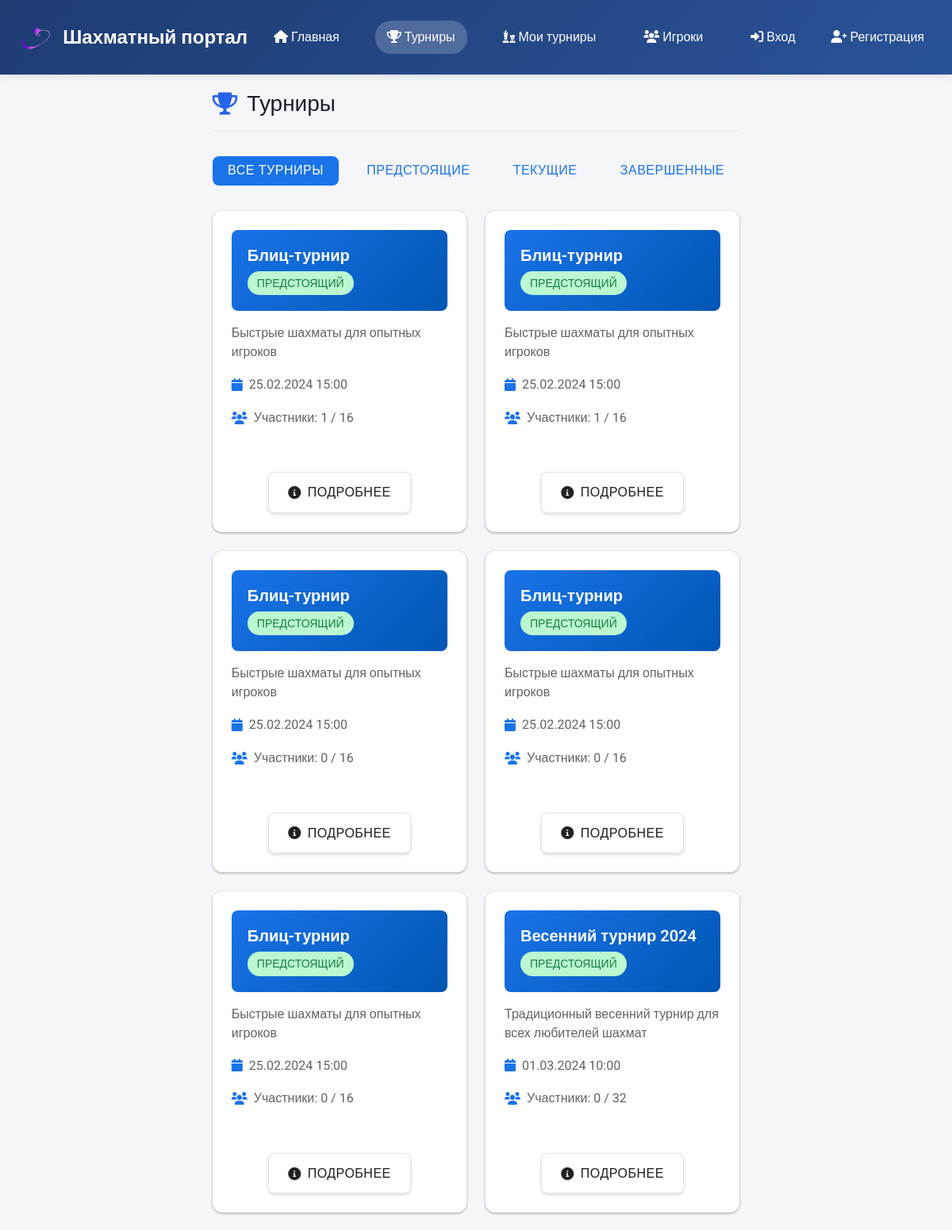
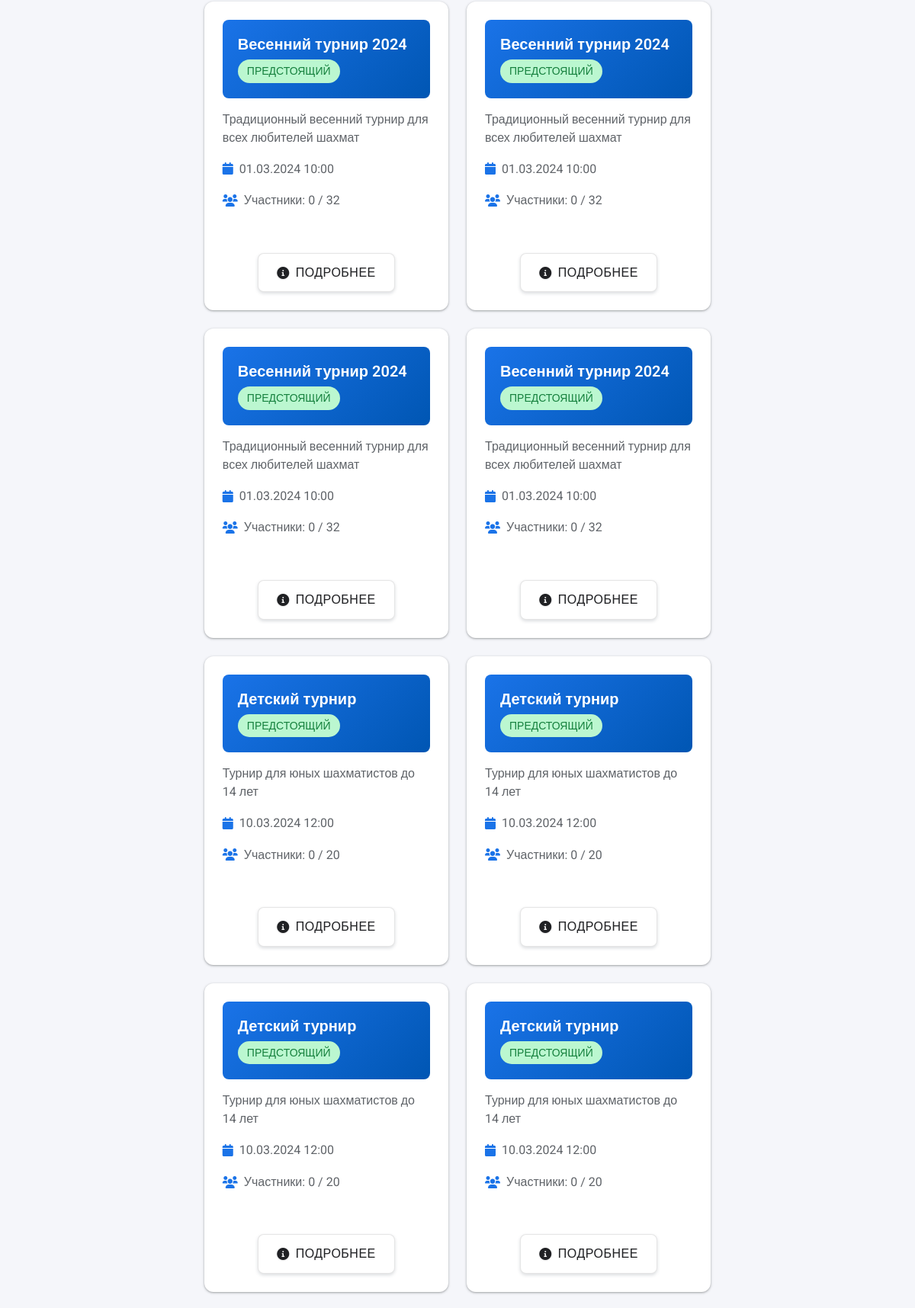
/chess/tournaments.php (upper part), run on the app's committed database (2 pictures, top to bottom).
### tables this page shows
CREATE TABLE `tournaments` (
  `id` int NOT NULL,
  `name` varchar(255) NOT NULL,
  `description` text,
  `start_date` datetime NOT NULL,
  `end_date` datetime NOT NULL,
  `status` enum('upcoming','active','completed') DEFAULT 'upcoming',
  `max_participants` int DEFAULT NULL,
  `type` enum('round_robin','elimination','swiss') NOT NULL DEFAULT 'round_robin',
  `time_control` int NOT NULL DEFAULT '10',
  `current_participants` int DEFAULT '0',
  `created_at` timestamp NULL DEFAULT CURRENT_TIMESTAMP
);

### chess/includes/functions.php (called while the page is built, shortened)
<?php
function formatDateTime($date) {
    return date('d.m.Y H:i', strtotime($date));
}
function getTournamentStatus($status) {
    $statuses = [
        'upcoming' => 'Предстоящий',
        'ongoing' => 'В процессе',
        'completed' => 'Завершен'
    ];
    return $statuses[$status] ?? 'Неизвестно';
}

### chess/tournaments.php (the view, shortened to what this page needs)
<?php
require_once CONFIG_PATH . '/database.php';
require_once INCLUDES_PATH . '/functions.php';
$current_page = 'tournaments';
try {
    $query = "SELECT t.*,
              COUNT(DISTINCT p.user_id) as participants_count,
              (SELECT COUNT(*) FROM tournament_participants WHERE tournament_id = t.id AND user_id = :user_id) as is_participant
              FROM tournaments t
              LEFT JOIN tournament_participants p ON t.id = p.tournament_id
              GROUP BY t.id
              ORDER BY
                CASE t.status
                    WHEN 'upcoming' THEN 1
                    WHEN 'ongoing' THEN 2
                    WHEN 'completed' THEN 3
                END,
                t.start_date ASC";
    $stmt = $pdo->prepare($query);
    $stmt->execute(['user_id' => $_SESSION['user_id'] ?? 0]);
    $tournaments = $stmt->fetchAll(PDO::FETCH_ASSOC);
} catch (PDOException $e) {
    echo "\n";
    $tournaments = [];
}
?>
<!DOCTYPE html>
<html lang="ru">
<head>
    <link rel="stylesheet" href="https://cdnjs.cloudflare.com/ajax/libs/font-awesome/6.0.0/css/all.min.css">
    <link rel="stylesheet" href="css/style.css">
    <link rel="stylesheet" href="css/tournaments.css">
</head>
<body>
    <nav class="main-nav">
        <div class="nav-container">
            <a href="index.php" class="logo">
                <img src="images/logo.png" alt="Шахматный портал">
                <span>Шахматный портал</span>
            </a>
            <div class="nav-menu">
                <a href="index.php" <?php echo $current_page === 'home' ? 'class="active"' : ''; ?>>
                    <i class="fas fa-home"></i> Главная
                </a>
                <a href="tournaments.php" <?php echo $current_page === 'tournaments' ? 'class="active"' : ''; ?>>
                    <i class="fas fa-trophy"></i> Турниры
                </a>
                <a href="my_tournaments.php" <?php echo $current_page === 'my_tournaments' ? 'class = "active"' : ''; ?>">
                     <i class="fas fa-chess"></i> Мои турниры
                </a>
                <a href="players.php" <?php echo $current_page === 'players' ? 'class="active"' : ''; ?>>
                    <i class="fas fa-users"></i> Игроки
                </a>
                <?php if (isset($_SESSION['user_id'])): ?>
                <a href="training.php" <?php echo $current_page === 'training' ? 'class="active"' : ''; ?>>
                    <i class="fas fa-graduation-cap"></i> Обучение
                </a>
                    <a href="dashboard.php" <?php echo $current_page === 'dashboard' ? 'class="active"' : ''; ?>>
                        <i class="fas fa-chess-board"></i> Личный кабинет
                    </a>
                    <a href="logout.php" class="nav-menu-right">
                        <i class="fas fa-sign-out-alt"></i> Выход
                    </a>
                <?php else: ?>
                    <div class="nav-menu-right">
                        <a href="login.php" <?php echo $current_page === 'login' ? 'class="active"' : ''; ?>>
                            <i class="fas fa-sign-in-alt"></i> Вход
                        </a>
                        <a href="register.php" <?php echo $current_page === 'register' ? 'class="active"' : ''; ?>>
                            <i class="fas fa-user-plus"></i> Регистрация
                        </a>
                    </div>
                <?php endif; ?>
            </div>
        </div>
    </nav>
    <main class="container">
        <div class="page-header">
            <h1><i class="fas fa-trophy"></i> Турниры</h1>
        </div>
        <div class="tournaments-filters">
            <button class="btn btn-filter active" data-filter="all">Все турниры</button>
            <button class="btn btn-filter" data-filter="upcoming">Предстоящие</button>
            <button class="btn btn-filter" data-filter="ongoing">Текущие</button>
            <button class="btn btn-filter" data-filter="completed">Завершенные</button>
        </div>
        <?php if (empty($tournaments)): ?>
            <div class="no-tournaments">
                <i class="fas fa-info-circle"></i>
                <p>На данный момент нет доступных турниров.</p>
                <?php if (isset($_SESSION['user_id'])): ?>
                    <p>Вы можете создать новый турнир, нажав кнопку "Создать турнир".</p>
                <?php endif; ?>
            </div>
        <?php else: ?>
            <div class="tournament-grid">
                <?php foreach ($tournaments as $tournament): ?>
                    <div class="tournament-card">
                        <div class="tournament-info">
                            <div class="tournament-header">
                                <h3 class="tournament-name"><?php echo htmlspecialchars($tournament['name']); ?></h3>
                                <div class="tournament-status <?php echo htmlspecialchars($tournament['status']); ?>">
                                    <?php echo getTournamentStatus($tournament['status']); ?>
                                </div>
                            </div>
                            <p class="tournament-description"><?php echo htmlspecialchars($tournament['description']); ?></p>
                            <div class="tournament-meta">
                                <div class="meta-item">
                                    <i class="fas fa-calendar"></i>
                                    <span><?php echo formatDateTime($tournament['start_date']); ?></span>
                                </div>
                                <div class="meta-item">
                                    <i class="fas fa-users"></i>
                                    <span>Участники: <?php echo (int)$tournament['participants_count']; ?> / <?php echo (int)$tournament['max_participants']; ?></span>
                                </div>
                            </div>
                        </div>
                        <div class="tournament-actions">
                            <a href="tournament_details.php?id=<?php echo (int)$tournament['id']; ?>" class="btn btn-secondary">
                                <i class="fas fa-info-circle"></i> Подробнее
                            </a>
                        </div>
                    </div>
                <?php endforeach; ?>
            </div>
        <?php endif; ?>
    </main>
    <?php include INCLUDES_PATH . '/footer.php'; ?>
</body>
</html>

### chess/css/tournaments.css (style rules this page uses)
body { background-color: #f5f6fa; color: #2c3e50; font-family: 'Roboto', sans-serif; }
.container { max-width: 1200px; margin: 0 auto; padding: 20px; }
.main-nav { background: linear-gradient(135deg, #1e3c72 0%, #2a5298 100%); padding: 15px 0; box-shadow: 0 2px 10px rgba(0, 0, 0, 0.1); position: sticky; top: 0; z-index: 1000; }
.nav-container { max-width: 1200px; margin: 0 auto; display: flex; justify-content: space-between; align-items: center; padding: 0 20px; }
.logo { color: white; font-size: 24px; font-weight: 700; text-decoration: none; display: flex; align-items: center; }
.logo img { height: 40px; margin-right: 10px; }
.nav-menu { display: flex; gap: 30px; align-items: center; }
.nav-menu a { color: white; text-decoration: none; font-weight: 500; padding: 8px 15px; border-radius: 20px; transition: all 0.3s ease; }
.nav-menu a.active { background: rgba(255, 255, 255, 0.2); }
.tournament-grid { display: grid; grid-template-columns: repeat(auto-fill, minmax(300px, 1fr)); gap: 1.5rem; margin-top: 2rem; }
.tournament-card { background: var(--background-white); border-radius: 12px; padding: 1.5rem; margin-bottom: 1.5rem; box-shadow: var(--shadow-sm); transition: transform 0.3s ease, box-shadow 0.3s ease; display: flex; flex-direction: column; height: 100%; animation: fadeIn 0.5s ease-out forwards; }
.tournament-info { flex: 1; margin-bottom: 1rem; }
.tournament-header { margin-bottom: 1rem; padding: 1.25rem; background: linear-gradient(135deg, var(--primary-color), #0056b3); color: white; position: relative; border-radius: 1vh; }
.tournament-name { font-size: 1.25rem; color: white; margin: 0 0 0.5rem 0; font-weight: 600; }
.tournament-description { color: var(--text-secondary); margin-bottom: 1rem; line-height: 1.5; }
.tournament-meta { display: grid; grid-template-columns: repeat(auto-fit, minmax(150px, 1fr)); gap: 1rem; margin-bottom: 1rem; }
.meta-item { display: flex; align-items: center; gap: 0.5rem; color: var(--text-secondary); }
.meta-item i { color: var(--primary-color); font-size: 1rem; }
.tournament-status { display: inline-block; padding: 0.25rem 0.75rem; border-radius: 20px; font-size: 0.875rem; font-weight: 500; text-transform: uppercase; }
.tournament-status.upcoming { background: var(--success-light); color: var(--success-dark); }
.tournament-actions { display: flex; gap: 1rem; margin-top: auto; flex-wrap: wrap; }
.tournament-actions .btn { min-width: 120px; text-align: center; padding: 0.75rem 1.5rem; border-radius: 8px; font-weight: 500; display: inline-flex; align-items: center; justify-content: center; gap: 0.5rem; transition: all 0.3s ease; }
.tournament-actions .btn i { font-size: 1rem; }
.tournaments-filters { display: flex; gap: 1rem; margin: 2rem 0; flex-wrap: wrap; }
.btn-filter { padding: 0.6rem 1.2rem; border-radius: 20px; border: 1px solid var(--primary-color); background: transparent; color: var(--primary-color); font-weight: 500; cursor: pointer; transition: all 0.3s ease; }
.btn-filter.active { background: var(--primary-color); color: white; }
.btn { padding: 0.6rem 1.2rem; border-radius: 8px; font-weight: 500; text-decoration: none; display: inline-flex; align-items: center; gap: 0.5rem; transition: all 0.3s ease; border: none; cursor: pointer; }
.btn i { font-size: 1rem; }
.btn-secondary { background: var(--background-white); color: var(--text-primary); border: 1px solid rgba(0, 0, 0, 0.1); }

### data on the page
tournaments: name "Блиц-турнир", status "ПРЕДСТОЯЩИЙ", description "Быстрые шахматы для опытных игроков", start_date "25.02.2024 15:00", participants_count "1", max_participants "16"
tournaments: name "Блиц-турнир", status "ПРЕДСТОЯЩИЙ", description "Быстрые шахматы для опытных игроков", start_date "25.02.2024 15:00", participants_count "1", max_participants "16"
tournaments: name "Блиц-турнир", status "ПРЕДСТОЯЩИЙ", description "Быстрые шахматы для опытных игроков", start_date "25.02.2024 15:00", participants_count "0", max_participants "16"
tournaments: name "Блиц-турнир", status "ПРЕДСТОЯЩИЙ", description "Быстрые шахматы для опытных игроков", start_date "25.02.2024 15:00", participants_count "0", max_participants "16"
tournaments: name "Блиц-турнир", status "ПРЕДСТОЯЩИЙ", description "Быстрые шахматы для опытных игроков", start_date "25.02.2024 15:00", participants_count "0", max_participants "16"
tournaments: name "Весенний турнир 2024", status "ПРЕДСТОЯЩИЙ", description "Традиционный весенний турнир для всех любителей шахмат", start_date "01.03.2024 10:00", participants_count "0", max_participants "32"
tournaments: name "Весенний турнир 2024", status "ПРЕДСТОЯЩИЙ", description "Традиционный весенний турнир для всех любителей шахмат", start_date "01.03.2024 10:00", participants_count "0", max_participants "32"
tournaments: name "Весенний турнир 2024", status "ПРЕДСТОЯЩИЙ", description "Традиционный весенний турнир для всех любителей шахмат", start_date "01.03.2024 10:00", participants_count "0", max_participants "32"
tournaments: name "Весенний турнир 2024", status "ПРЕДСТОЯЩИЙ", description "Традиционный весенний турнир для всех любителей шахмат", start_date "01.03.2024 10:00", participants_count "0", max_participants "32"
tournaments: name "Весенний турнир 2024", status "ПРЕДСТОЯЩИЙ", description "Традиционный весенний турнир для всех любителей шахмат", start_date "01.03.2024 10:00", participants_count "0", max_participants "32"
tournaments: name "Детский турнир", status "ПРЕДСТОЯЩИЙ", description "Турнир для юных шахматистов до 14 лет", start_date "10.03.2024 12:00", participants_count "0", max_participants "20"
tournaments: name "Детский турнир", status "ПРЕДСТОЯЩИЙ", description "Турнир для юных шахматистов до 14 лет", start_date "10.03.2024 12:00", participants_count "0", max_participants "20"
tournaments: name "Детский турнир", status "ПРЕДСТОЯЩИЙ", description "Турнир для юных шахматистов до 14 лет", start_date "10.03.2024 12:00", participants_count "0", max_participants "20"
tournaments: name "Детский турнир", status "ПРЕДСТОЯЩИЙ", description "Турнир для юных шахматистов до 14 лет", start_date "10.03.2024 12:00", participants_count "0", max_participants "20"
